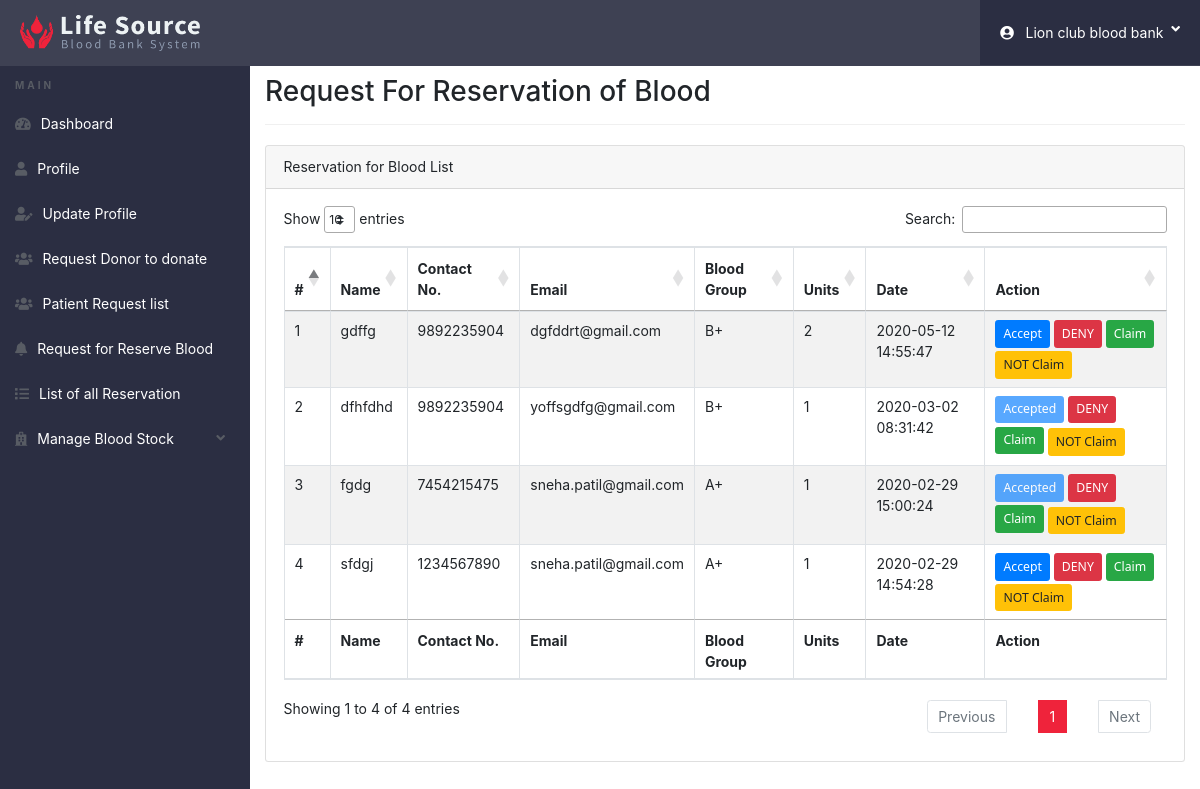
The page /bb_dashboard/reserve-blood.php (signed in) on the database its author committed.
### tables this page shows
CREATE TABLE IF NOT EXISTS `reserve_blood` (
  `ID` int(11) NOT NULL AUTO_INCREMENT,
  `BB_ID` int(11) NOT NULL,
  `name` varchar(255) NOT NULL,
  `contact` varchar(10) NOT NULL,
  `email` varchar(255) NOT NULL,
  `bgroup` varchar(11) NOT NULL,
  `units` int(11) NOT NULL,
  `date` timestamp NOT NULL DEFAULT CURRENT_TIMESTAMP,
  `status` int(11) NOT NULL,
  `status2` varchar(255) NOT NULL,
  PRIMARY KEY (`ID`)
);

### bb_dashboard/reserve-blood.php (the view, shortened to what this page needs)
<?php
if(strlen($_SESSION['bbname'] AND $_SESSION['bbid'])==0)
	{
header('location:../login.php');
}
else{
 ?>
<!doctype html>
<html lang="en">
<head>
	<link href="../css/all.css" rel="stylesheet">
	<link rel="stylesheet" href="css/bootstrap.min.css">
	<link rel="stylesheet" href="https://cdn.datatables.net/1.10.20/css/dataTables.bootstrap4.min.css">
  <link rel="stylesheet" href="https://cdn.datatables.net/1.10.20/css/jquery.dataTables.min.css">
	<link rel="stylesheet" href="https://cdnjs.cloudflare.com/ajax/libs/bootstrap-social/5.1.1/bootstrap-social.css">
	<link rel="stylesheet" href="https://cdnjs.cloudflare.com/ajax/libs/bootstrap-select/1.13.12/css/bootstrap-select.min.css">
	<link rel="stylesheet" href="https://cdnjs.cloudflare.com/ajax/libs/bootstrap-fileinput/5.0.8/css/fileinput.min.css">
	<link rel="stylesheet" href="https://cdnjs.cloudflare.com/ajax/libs/awesome-bootstrap-checkbox/1.0.2/awesome-bootstrap-checkbox.css">
	<link rel="stylesheet" href="css/style_dashboard.css">
</head>
<body>
  <?php include('include/header.php');?>
	<div class="ts-main-content">
		<?php include('include/leftbar.php');?>
		<div class="content-wrapper">
			<div class="container-fluid">
				<div class="row">
					<div class="col-md-12">
						<h2 class="page-title">Request For Reservation of Blood</h2>
						<div class="card">
							<div class="card-header">Reservation for Blood List</div>
							<div class="card-body">
                <div class="table-responsive">
									<?php
									$id = $_SESSION['bbid'];
									$query = "SELECT * from reserve_blood WHERE BB_ID='$id' AND (status2='0') AND (status=1 OR status=0) ORDER BY ID DESC";
									$query_run = mysqli_query($conn,$query);
									$cnt=1;
									?>
                <table id="zctb" class="table table-bordered table-striped" cellspacing="0" width="100%">
									<thead>
										<tr>
										<th>#</th>
                    <th>Name</th>
                    <th>Contact No.</th>
                    <th>Email</th>
                    <th>Blood Group</th>
                    <th>Units</th>
                    <th>Date</th>
										<th>Action </th>
										</tr>
									</thead>
									<tfoot>
										<tr>
											<th>#</th>
	                    <th>Name</th>
	                    <th>Contact No.</th>
	                    <th>Email</th>
	                    <th>Blood Group</th>
	                    <th>Units</th>
	                    <th>Date</th>
											<th>Action </th>
										</tr>
									</tfoot>
									<tbody>
									<?php
									if (mysqli_num_rows($query_run) > 0) {
										while ($row = mysqli_fetch_assoc($query_run)) {
									?>
										<tr>
											<td>
												<?php echo htmlentities($cnt); ?></td>
											<td><?php echo $row['name']; ?></td>
											<td><?php echo $row['contact']; ?></td>
											<td><?php echo $row['email']; ?></td>
											<td><?php echo $row['bgroup']; ?></td>
											<td><?php echo $row['units']; ?></td>
                      <td><?php echo $row['date']; ?></td>
										<td>
											<form name="update_donor" action="reservationcon.php" method="post">
											<?php if($row['status']==1)
											{ ?>
												<a class="btn btn-primary btn-sm mb-1 disabled">Accepted</a>
												<input type="submit" onclick="return confirm('Do you really want to DENY this request')" name="cancel_btn" class="btn btn-danger btn-sm mb-1" value="DENY" />
												<?php } else {?>
											<input type="submit" name="accept_btn" onclick="return confirm('Do you really want to accept this request')" class="btn btn-primary btn-sm mb-1" value="Accept" />
											<input type="submit" name="cancel_btn" onclick="return confirm('Do you really want to DENY this request')" class="btn btn-danger btn-sm mb-1" value="DENY" />
											<?php } ?>
											<input type="submit" onclick="return confirm('Do you really want to mark as a Claim this request')" name="claim_btn" class="btn btn-success btn-sm mb-1" value="Claim" />
											<input type="submit" onclick="return confirm('Do you really want to mark as a NOT Claim this request')" name="notclaim_btn" class="btn btn-warning btn-sm" value="NOT Claim" />
											</form>
										</td>
										</tr>
										<?php
										$cnt=$cnt+1;
									}
								}
								else {
									echo "No Record Found";
								}
										?>
									</tbody>
								</table>
							</div>
						</div>
					</div>
				</div>
			</div>
		</div>
	</div>
<?php } ?>
</body>
</html>

### bb_dashboard/css/style_dashboard.css (style rules this page uses)
html { font-size: 14px; }
@media only screen and (min-width: 480px) { html { font-size: 17px; } }
@media only screen and (min-width: 320px) { html { font-size: 12px; } }
@media only screen and (min-width: 768px) { html { font-size: 14px; } }
body { font-size: 1em; }
a { color: #37a6c4; }
.btn { font-family: 'Segoe UI'; }
.btn { text-transform: none; }
.page-title { padding-bottom: 15px; margin-bottom: 20px; border-bottom: 1px solid #f0f0f0; }
.ts-main-content .content-wrapper { padding-top: 15px; margin-top: 60px; }
@media only screen and (min-width: 992px) { .ts-main-content .content-wrapper { margin-left: 250px; } }

### rows shown on the page
reserve_blood: name "gdffg", contact "9892235904", email "dgfddrt@gmail.com", bgroup "B+", units "2", date "2020-05-12 14:55:47"
reserve_blood: name "dfhfdhd", contact "9892235904", email "yoffsgdfg@gmail.com", bgroup "B+", units "1", date "2020-03-02 08:31:42"
reserve_blood: name "fgdg", contact "7454215475", email "sneha.patil@gmail.com", bgroup "A+", units "1", date "2020-02-29 15:00:24"
reserve_blood: name "sfdgj", contact "1234567890", email "sneha.patil@gmail.com", bgroup "A+", units "1", date "2020-02-29 14:54:28"

### other values the page prints
$_SESSION['bbname'] "Lion club blood bank"
